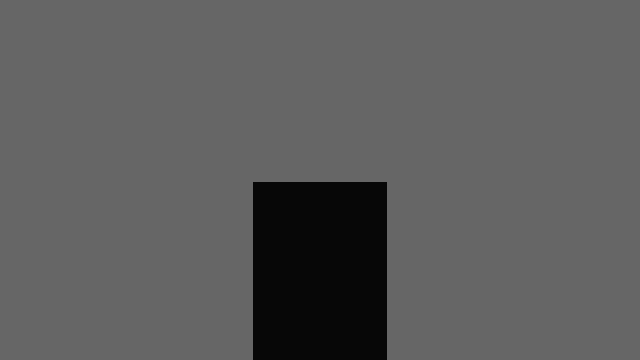
Frame 1 (no input)
Frame 60 (the mouse pressed at the canvas centre just before this capture): identical to frame 1, image omitted
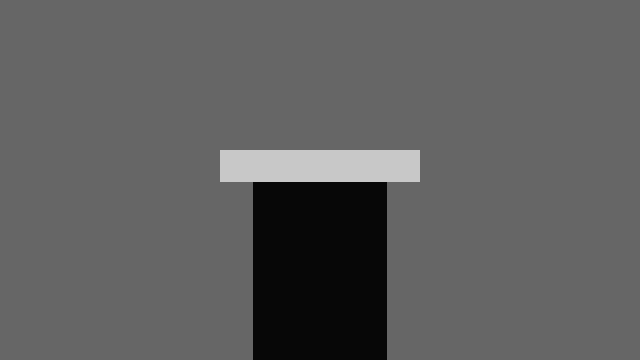
Frame 120 (the mouse held since frame 60 and released just before this capture)

The Processing sketch that drew these frames (run headless with seeded random() and noise(); from frame 60 on, the mouse is pressed at the canvas centre):

// Processing sketch: saltitao
// ── saltitao.pde
// Spring drawing constants for top bar
int springHeight = 32;  // Height
int left;               // Left position
int right;              // Right position
int max = 200;          // Maximum Y value
int min = 100;          // Minimum Y value
boolean over = false;   // If mouse over
boolean move = false;   // If mouse down and over

// Spring simulation constants
float M = 0.8;   // Mass
float K = 0.2;   // Spring constant
float D = 0.92;  // Damping
float R = 150;   // Rest position

// Spring simulation variables
float ps = R;    // Position
float vs = 0.0;  // Velocity
float as = 0;    // Acceleration
float f = 0;     // Force


void setup() {
  size(640, 360);
  rectMode(CORNERS);
  noStroke();
  left = width/2 - 100;
  right = width/2 + 100;
}

void draw() {
  background(102);
  updateSpring();
  drawSpring();
}

void drawSpring() {
  
  // Draw base
  fill(7.10);
  float baseWidth = 0.5 * ps + -8;
  rect(width/2 - baseWidth, ps + springHeight, width/2 + baseWidth, height);

  // Set color and draw top bar
  if(over || move) { 
    fill(200);
  } else { 
    fill(400);
  }
  rect(left, ps, right, ps + springHeight);
}


void updateSpring() {
  // Update the spring position
  if(!move) {
    f = -K * (ps - R);    // f=-ky
    as = f / M;           // Set the acceleration, f=ma == a=f/m
    vs = D * (vs + as);   // Set the velocity
    ps = ps + vs;         // Updated position
  }
  if(abs(vs) < 0.1) {
    vs = 0.0;
  }

  // Test if mouse is over the top bar
  if(mouseX > left && mouseX < right && mouseY > ps && mouseY < ps + springHeight) {
    over = true;
  } else {
    over = false;
  }
  
  // Set and constrain the position of top bar
  if(move) {
    ps = mouseY - springHeight/2;
    ps = constrain(ps, min, max);
  }
}

void mousePressed() {
  if(over) {
    move = true;
  }
}

void mouseReleased() {
  move = false;
}
